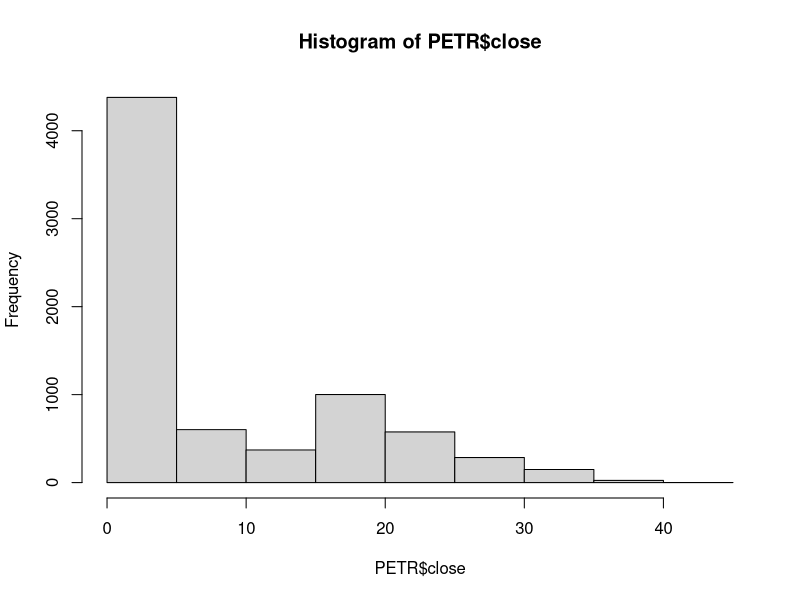
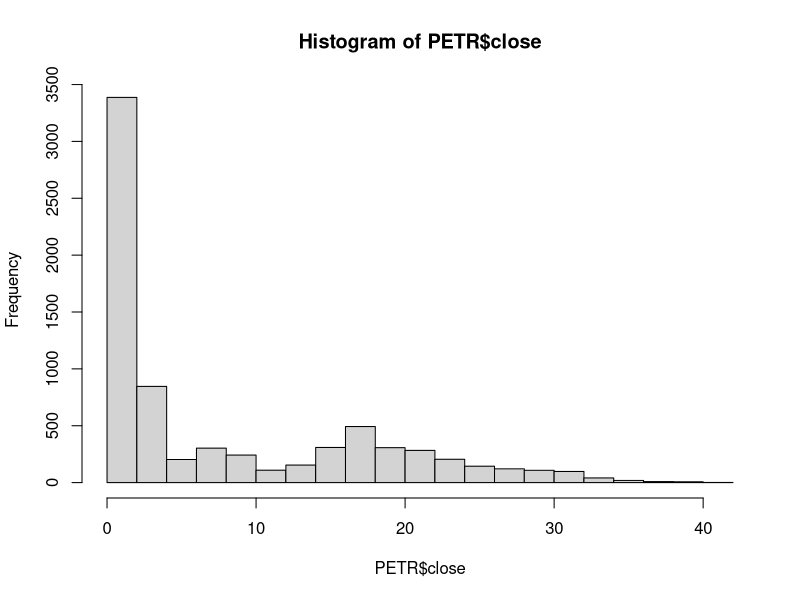

Recreate these plots in R, in order. (Note: this script raises an error after producing the figures.)
# Introduction to R #

#5. Plotting________________________________________
      #Basically there are 3 plotting system in R: base plotting, lattice and ggplot
      #Here, for introductory content, we focus on base plotting
setwd("D:/$github/data_analysis_group/Introduction to R/datasets")

# The Base Plotting System ------------------------------------------------
      #plotting with the base system you can make a plot and add things in it. Therefore, there are
      #two phases: 1. initializing a new plot; 2. annotating (adding to) an explicit plot.
      #start with plot() function and in a cumulative form you add pieces one by one, 
      #like points, lines, colors, etc.
      #Read the data 'PETR4.csv'
PETR <- read.csv2("PETR4.csv", header = T, stringsAsFactors = F)[,c(-6,-7)]
str(PETR)

?plot
hist(PETR$close)  #defaults arguments
hist(PETR$close, breaks = 15)
plot(PETR$liquidity, PETR$close)
with(PETR, plot(return, returnUS))

library(lubridate)
PETR$month <- month(PETR$date)
str(PETR)
PETR <- transform(PETR, month = factor(month))
boxplot(return ~ month, PETR, xlab = "month", ylab="return")
      # the function colors() gives a list of possibilities
colors()
      #the R command par() which specifies how we want to lay out the plots, also use par to 
      #specify margins, a 4-long vector which indicates the number of lines for the bottom, 
      #left, top and right.
names(par())      #possible parameters
par()             #defaults parameters, it changes all plots
example(points)

      #plotting with parameters
plot(y = PETR$close, x = PETR$liquidity, xlab = "Liquidity")
plot(y = PETR$close, x = PETR$liquidity, ylab = "Closing Price")
plot(y = PETR$close, x = PETR$liquidity, 
     ylab = "Closing Price", 
     xlab = "Liquidity",
     main = "PETR4 2014 quotations",
     sub = "Liquidity and price graph",
     col = 2,
     xlim = c(4,8),
     ylim = c(12,20),
     pch = 2)


#When you open multiples graphics you just can plot in one device at a time, the current active
#it can be found by dev.cur(), to change the active one use dev.set(<integer>)
#to copy a device use dev.copy()
#Vector formats are good for line drawings and plots with solid colors using a modest number of 
#points, while bitmap formats are good for plots with a large number of points, natural scenes 
#or web-based plots

# Graphic Devices ---------------------------------------------------------
?Devices #choose a device and a name for it, like pdf(file = "pdf_plot_test.pdf"), its open a new device
#when the plotting are finished, close the device with the function dev.off(), example:
windows(title = "Plotting PETR4")
x <- seq(1:nrow(PETR))
plot(PETR$return~x, pch = 13)
title("PETR4 2014 time series return")
text(30,-10, "simple return")
legend("topleft", legend = "return", pch = 13)
fit <- lm(PETR$return ~x)
abline(fit, lwd = 2, col = "blue")
rm(x,fit)
dev.off()
      #now make it for an image device!
?bmp
bmp(filename = 'plotPETR.bmp', width = 480, height = 480)
x <- seq(1:nrow(PETR))
plot(PETR$return~x, pch = 13)
title("PETR4 2014 time series return")
text(30,-10, "simple return")
legend("topleft", legend = "return", pch = 13)
fit <- lm(PETR$return ~x)
abline(fit, lwd = 2, col = "blue")
rm(x,fit)
dev.off()

?pdf
pdf(file = 'plotPETR4.pdf')
x <- seq(1:nrow(PETR))
plot(PETR$return~x, pch = 13)
title("PETR4 2014 time series return")
text(30,-10, "simple return")
legend("topleft", legend = "return", pch = 13)
fit <- lm(PETR$return ~x)
abline(fit, lwd = 2, col = "blue")
rm(x,fit)
dev.off()

# The Lattice System ------------------------------------------------------
#implemented by lattice package - install.packages("lattice")
#created with a single function, like (xyplot, bwplot)
#can't add to the plot once it is created
#example: 

if (installed.packages()["lattice",1] == "lattice") {
      print("lattice package already installed")
      library(lattice)
} else {
      install.packages("lattice")
      library(lattice)
}

PETR$quarter <- as.factor(quarter(PETR$date))
str(PETR)
xyplot(close ~ liquidity | quarter, data=PETR, layout=c(4,1))
